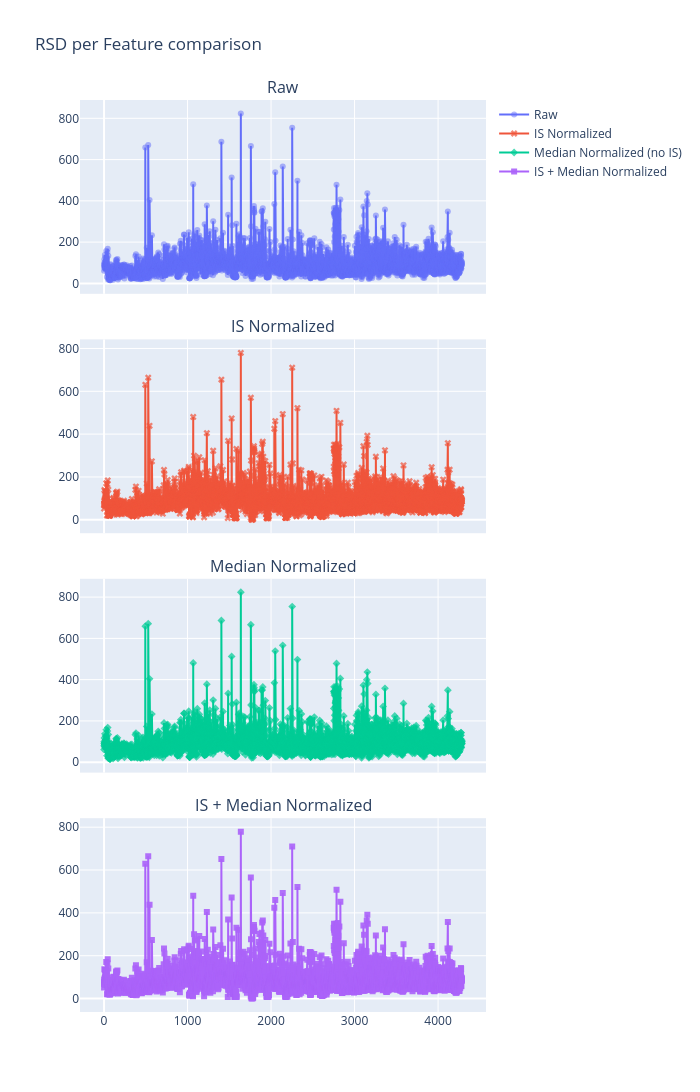

The notebook cell saved with this chart:
### Markdown cell above
### Plot RSDs comparison on separate grids

### Code cell
try:    
    fig2 = make_subplots(
        rows=4, cols=1, shared_xaxes=True, vertical_spacing=0.05,
        subplot_titles=[
            "Raw",
            "IS Normalized",
            "Median Normalized",
            "IS + Median Normalized"
        ]
    )
    fig2.add_trace(go.Scatter(
        y=rsd_raw.values,
        mode='lines+markers',
        name='Raw',
        marker=dict(symbol='circle', opacity=0.5)
    ), row=1, col=1)
    fig2.add_trace(go.Scatter(
        y=rsd_is.values,
        mode='lines+markers',
        name='IS Normalized',
        marker=dict(symbol='x', opacity=0.7)
    ), row=2, col=1)
    fig2.add_trace(go.Scatter(
        y=rsd_median_only.values,
        mode='lines+markers',
        name='Median Normalized (no IS)',
        marker=dict(symbol='diamond', opacity=0.7)
    ), row=3, col=1)
    fig2.add_trace(go.Scatter(
        y=rsd_final.values,
        mode='lines+markers',
        name='IS + Median Normalized',
        marker=dict(symbol='square', opacity=0.9)
    ), row=4, col=1)
    fig2.update_layout(
        title="RSD per Feature comparison",
        width=700,
        height=1500
    )
    fig2.show()
except Exception as e:
    print(f"ERROR during RSD subplot plotting: {e}")

### Figure 1 — Plotly figure (JSON) as saved in the notebook; plotly's stock layout.template omitted (floating-point values rounded to 4 significant figures; data arrays with more than 128 entries replaced by an {"elided": "..."} marker saying what was removed)
{"data": [{"marker": {"opacity": 0.5, "symbol": "circle"}, "mode": "lines+markers", "name": "Raw", "type": "scatter", "xaxis": "x", "y": {"elided": "4287 float values"}, "yaxis": "y"}, {"marker": {"opacity": 0.7, "symbol": "x"}, "mode": "lines+markers", "name": "IS Normalized", "type": "scatter", "xaxis": "x2", "y": {"elided": "4287 float values"}, "yaxis": "y2"}, {"marker": {"opacity": 0.7, "symbol": "diamond"}, "mode": "lines+markers", "name": "Median Normalized (no IS)", "type": "scatter", "xaxis": "x3", "y": {"elided": "4287 float values"}, "yaxis": "y3"}, {"marker": {"opacity": 0.9, "symbol": "square"}, "mode": "lines+markers", "name": "IS + Median Normalized", "type": "scatter", "xaxis": "x4", "y": {"elided": "4287 float values"}, "yaxis": "y4"}], "layout": {"annotations": [{"font": {"size": 16}, "showarrow": false, "text": "Raw", "x": 0.5, "xanchor": "center", "xref": "paper", "y": 1, "yanchor": "bottom", "yref": "paper"}, {"font": {"size": 16}, "showarrow": false, "text": "IS Normalized", "x": 0.5, "xanchor": "center", "xref": "paper", "y": 0.7375, "yanchor": "bottom", "yref": "paper"}, {"font": {"size": 16}, "showarrow": false, "text": "Median Normalized", "x": 0.5, "xanchor": "center", "xref": "paper", "y": 0.475, "yanchor": "bottom", "yref": "paper"}, {"font": {"size": 16}, "showarrow": false, "text": "IS + Median Normalized", "x": 0.5, "xanchor": "center", "xref": "paper", "y": 0.2125, "yanchor": "bottom", "yref": "paper"}], "height": 1500, "title": {"text": "RSD per Feature comparison"}, "width": 700, "xaxis": {"anchor": "y", "domain": [0, 1], "matches": "x4", "showticklabels": false}, "xaxis2": {"anchor": "y2", "domain": [0, 1], "matches": "x4", "showticklabels": false}, "xaxis3": {"anchor": "y3", "domain": [0, 1], "matches": "x4", "showticklabels": false}, "xaxis4": {"anchor": "y4", "domain": [0, 1]}, "yaxis": {"anchor": "x", "domain": [0.7875, 1]}, "yaxis2": {"anchor": "x2", "domain": [0.525, 0.7375]}, "yaxis3": {"anchor": "x3", "domain": [0.2625, 0.475]}, "yaxis4": {"anchor": "x4", "domain": [0, 0.2125]}}}
